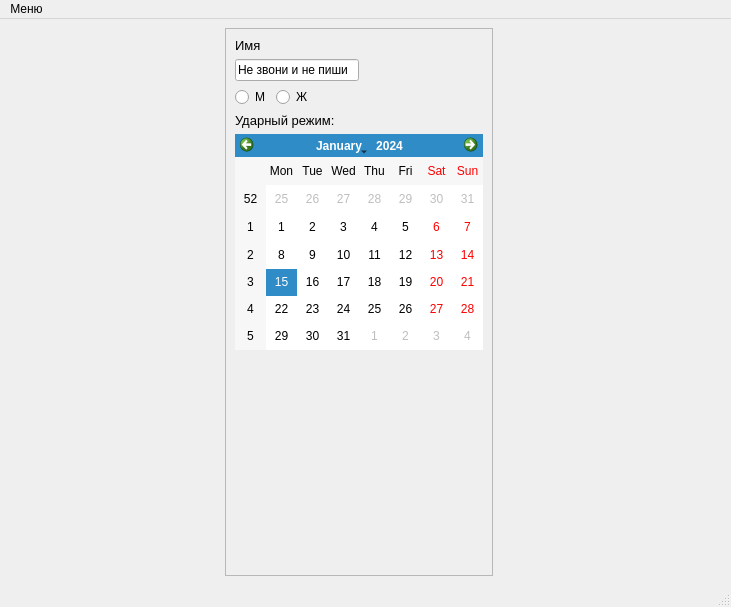
<?xml version="1.0" encoding="UTF-8"?>
<ui version="4.0">
 <class>MainWindow</class>
 <widget class="QMainWindow" name="MainWindow">
  <property name="geometry">
   <rect>
    <x>0</x>
    <y>0</y>
    <width>731</width>
    <height>607</height>
   </rect>
  </property>
  <property name="windowTitle">
   <string>MainWindow</string>
  </property>
  <widget class="QWidget" name="centralwidget">
   <layout class="QHBoxLayout" name="horizontalLayout">
    <item>
     <spacer name="horizontalSpacer">
      <property name="orientation">
       <enum>Qt::Horizontal</enum>
      </property>
      <property name="sizeHint" stdset="0">
       <size>
        <width>40</width>
        <height>20</height>
       </size>
      </property>
     </spacer>
    </item>
    <item>
     <widget class="QFrame" name="frame">
      <property name="frameShape">
       <enum>QFrame::StyledPanel</enum>
      </property>
      <property name="frameShadow">
       <enum>QFrame::Raised</enum>
      </property>
      <layout class="QVBoxLayout" name="verticalLayout">
       <item>
        <widget class="QLabel" name="label_2">
         <property name="font">
          <font>
           <pointsize>10</pointsize>
          </font>
         </property>
         <property name="text">
          <string>Имя</string>
         </property>
        </widget>
       </item>
       <item>
        <layout class="QHBoxLayout" name="horizontalLayout_4">
         <item>
          <widget class="QLineEdit" name="lineEdit">
           <property name="text">
            <string>Не звони и не пиши</string>
           </property>
          </widget>
         </item>
         <item>
          <spacer name="horizontalSpacer_3">
           <property name="orientation">
            <enum>Qt::Horizontal</enum>
           </property>
           <property name="sizeHint" stdset="0">
            <size>
             <width>40</width>
             <height>20</height>
            </size>
           </property>
          </spacer>
         </item>
        </layout>
       </item>
       <item>
        <layout class="QHBoxLayout" name="horizontalLayout_3">
         <item>
          <widget class="QRadioButton" name="radioButton_2">
           <property name="text">
            <string>М</string>
           </property>
          </widget>
         </item>
         <item>
          <widget class="QRadioButton" name="radioButton">
           <property name="text">
            <string>Ж</string>
           </property>
          </widget>
         </item>
         <item>
          <spacer name="horizontalSpacer_4">
           <property name="orientation">
            <enum>Qt::Horizontal</enum>
           </property>
           <property name="sizeHint" stdset="0">
            <size>
             <width>40</width>
             <height>20</height>
            </size>
           </property>
          </spacer>
         </item>
        </layout>
       </item>
       <item>
        <widget class="QLabel" name="label_3">
         <property name="font">
          <font>
           <pointsize>10</pointsize>
          </font>
         </property>
         <property name="text">
          <string>Ударный режим:</string>
         </property>
        </widget>
       </item>
       <item>
        <widget class="QCalendarWidget" name="calendarWidget"/>
       </item>
       <item>
        <spacer name="verticalSpacer">
         <property name="orientation">
          <enum>Qt::Vertical</enum>
         </property>
         <property name="sizeHint" stdset="0">
          <size>
           <width>20</width>
           <height>40</height>
          </size>
         </property>
        </spacer>
       </item>
      </layout>
     </widget>
    </item>
    <item>
     <layout class="QVBoxLayout" name="verticalLayout_2">
      <item>
       <widget class="QLabel" name="label_5">
        <property name="maximumSize">
         <size>
          <width>300</width>
          <height>300</height>
         </size>
        </property>
        <property name="text">
         <string/>
        </property>
        <property name="pixmap">
         <pixmap>../Черновики/no-profile.png</pixmap>
        </property>
        <property name="scaledContents">
         <bool>true</bool>
        </property>
       </widget>
      </item>
      <item>
       <widget class="QLabel" name="label_4">
        <property name="maximumSize">
         <size>
          <width>200</width>
          <height>200</height>
         </size>
        </property>
        <property name="text">
         <string/>
        </property>
        <property name="pixmap">
         <pixmap>no-profile.png</pixmap>
        </property>
        <property name="scaledContents">
         <bool>true</bool>
        </property>
       </widget>
      </item>
      <item>
       <widget class="QLabel" name="label">
        <property name="text">
         <string/>
        </property>
       </widget>
      </item>
     </layout>
    </item>
    <item>
     <spacer name="horizontalSpacer_2">
      <property name="orientation">
       <enum>Qt::Horizontal</enum>
      </property>
      <property name="sizeHint" stdset="0">
       <size>
        <width>40</width>
        <height>20</height>
       </size>
      </property>
     </spacer>
    </item>
   </layout>
  </widget>
  <widget class="QMenuBar" name="menubar">
   <property name="geometry">
    <rect>
     <x>0</x>
     <y>0</y>
     <width>731</width>
     <height>26</height>
    </rect>
   </property>
   <widget class="QMenu" name="menu">
    <property name="title">
     <string>Меню</string>
    </property>
    <addaction name="action"/>
    <addaction name="action_2"/>
    <addaction name="action_3"/>
    <addaction name="action_4"/>
    <addaction name="action_5"/>
   </widget>
   <addaction name="menu"/>
  </widget>
  <widget class="QStatusBar" name="statusbar"/>
  <action name="action">
   <property name="text">
    <string>Профиль</string>
   </property>
  </action>
  <action name="action_2">
   <property name="text">
    <string>Теория</string>
   </property>
  </action>
  <action name="action_3">
   <property name="text">
    <string>Практика</string>
   </property>
  </action>
  <action name="action_4">
   <property name="text">
    <string>Игры</string>
   </property>
  </action>
  <action name="action_5">
   <property name="text">
    <string>Мемы</string>
   </property>
  </action>
 </widget>
 <resources/>
 <connections/>
</ui>
